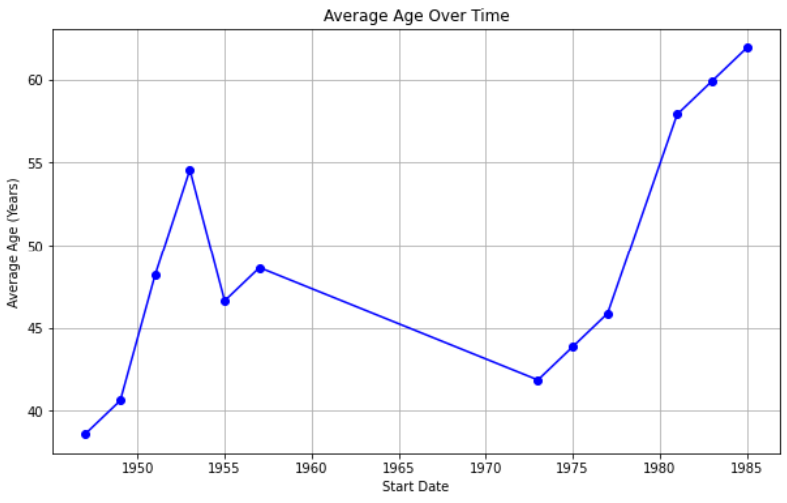

This figure's Python source:
import matplotlib.pyplot as plt
import pandas as pd

# Your data
data = {
    'congress': [82, 80, 81, 82, 83, 84, 85, 97, 98, 99, 83, 93, 94, 95],
    'start_date': ['1/3/1951', '1/3/1947', '1/3/1949', '1/3/1951', '1/3/1953', '1/3/1955', '1/3/1957', '1/3/1981', '1/3/1983', '1/3/1985', '1/3/1953', '1/3/1973', '1/3/1975', '1/3/1977'],
    'chamber': ['House', 'House', 'House', 'House', 'House', 'House', 'House', 'Senate', 'Senate', 'Senate', 'Senate', 'Senate', 'Senate', 'Senate'],
    'state_abbrev': ['ND', 'VA', 'VA', 'VA', 'VA', 'VA', 'VA', 'SD', 'SD', 'SD', 'NE', 'SD', 'SD', 'SD'],
    'party_code': [200, 100, 100, 100, 100, 100, 100, 200, 200, 200, 200, 100, 100, 100],
    'bioname': ['AANDAHL, Fred George', 'ABBITT, Watkins Moorman', 'ABBITT, Watkins Moorman', 'ABBITT, Watkins Moorman', 'ABBITT, Watkins Moorman', 'ABBITT, Watkins Moorman', 'ABBITT, Watkins Moorman', 'ABDNOR, James', 'ABDNOR, James', 'ABDNOR, James', 'ABEL, Hazel Hempel', 'ABOUREZK, James George', 'ABOUREZK, James George', 'ABOUREZK, James George'],
    'bioguide_id': ['A000001', 'A000002', 'A000002', 'A000002', 'A000002', 'A000002', 'A000002', 'A000009', 'A000009', 'A000009', 'A000010', 'A000017', 'A000017', 'A000017'],
    'birthday': ['1897-04-09', '5/21/1908', '5/21/1908', '5/21/1908', '5/21/1908', '5/21/1908', '5/21/1908', '2/13/1923', '2/13/1923', '2/13/1923', '1888-07-10', '2/24/1931', '2/24/1931', '2/24/1931'],
    'cmltv_cong': [1, 1, 2, 3, 4, 5, 6, 5, 6, 7, 1, 2, 3, 4],
    'cmltv_chamber': [1, 1, 2, 3, 4, 5, 6, 1, 2, 3, 1, 2, 3, 4],
    'age_days': [19626, 14106, 14837, 15567, 16298, 17028, 17759, 21144, 21874, 22605, 23552, 15289, 16019, 16750],
    'age_years': [53.73305955, 38.6201232, 40.62149213, 42.6201232, 44.62149213, 46.6201232, 48.62149213, 57.88911704, 59.88774812, 61.88911704, 64.48186174, 41.85900068, 43.85763176, 45.85900068],
    'generation': ['Lost', 'Greatest', 'Greatest', 'Greatest', 'Greatest', 'Greatest', 'Greatest', 'Greatest', 'Greatest', 'Greatest', 'Lost', 'Silent', 'Silent', 'Silent']
}

df = pd.DataFrame(data)

# Convert the 'start_date' column to datetime format
df['start_date'] = pd.to_datetime(df['start_date'])

# Group by 'start_date' and calculate average age
age_over_time = df.groupby('start_date')['age_years'].mean().reset_index()

# Plotting the line plot
plt.figure(figsize=(10, 6))
plt.plot(age_over_time['start_date'], age_over_time['age_years'], marker='o', linestyle='-', color='b')
plt.title('Average Age Over Time')
plt.xlabel('Start Date')
plt.ylabel('Average Age (Years)')
plt.grid(True)
plt.show()
